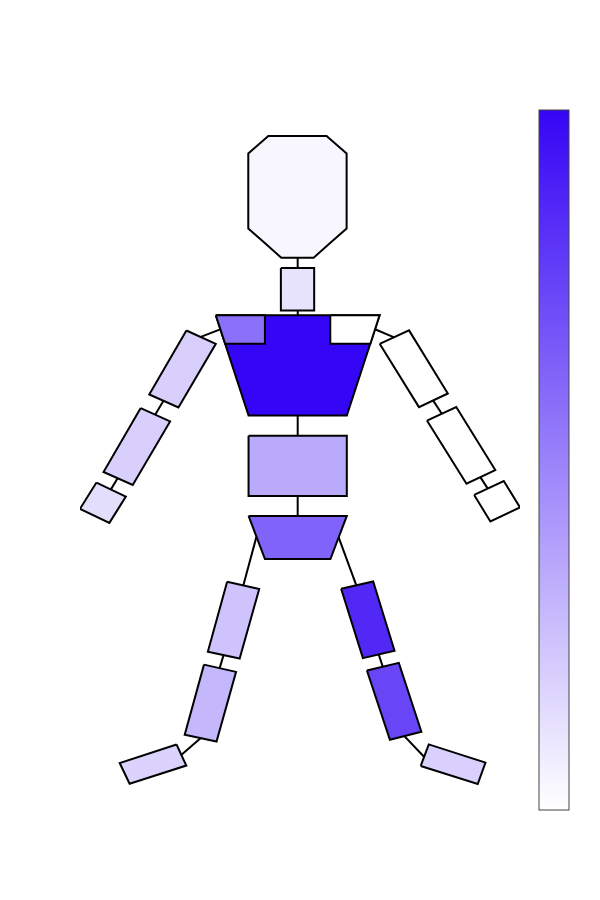
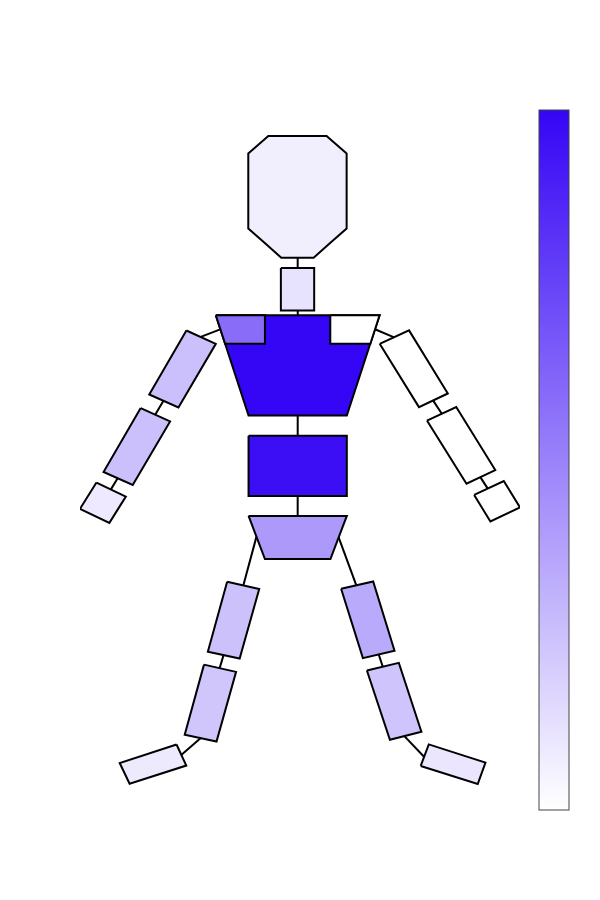

Notebook cell for these charts, in order:
### Code cell
# Color code Plot for Decoder F
print("Body Heatmap for decoder F x-axis")
# Retrieve and reshape data 
coefficientsModel_x = modelF_dict['Coeff'][0]
coefficientsModel_x_reshaped = coefficientsModel_x.reshape(15,3)

# Sum all coefficients across all rotations and positions for each rigid body and normalise
coefficientsModelSumDOF = np.sum(np.abs(coefficientsModel_x_reshaped),1)
coefficientsModelSumDOF = coefficientsModelSumDOF / sum(coefficientsModelSumDOF)

# Create a list with all rigid bodies in skeleton and set rigid bodies that don't have components to 0
coefficients_X = np.zeros((19))
coefficients_X[0:9] = coefficientsModelSumDOF[0:9]
coefficients_X[13:19] = coefficientsModelSumDOF[9:15]

# Normalise so the max value is 1
coefficients_X = coefficients_X/ max(coefficients_X)




# Set location and import body parts ( list of names of bodies that coefficients correspond to)


# Extract shape data from the svg file
elements,points,pathElements,bodyPartMapping = extractShapesFromSVG(location=location,parts=bodyParts)

# Set colours for each coefficient
colours = [get_color_hex(i,white,decoderFColor) for i in coefficients_X]


# Draw the object 
drawObject(points,elements,colours,bodyPartMapping,saveGameLocation+"_bodySchematic_decoderF_xAxis.svg",
           lightColor=whiteColorBar,darkColor=decoderFColorbar)
#print(coefficients_E_X)


# For y axis
print("Body Heatmap for decoder F y-axis")
# Retrieve and reshape data 
coefficientsModel_y = modelF_dict['Coeff'][1]
coefficientsModel_y_reshaped = coefficientsModel_y.reshape(15,3)

# Sum all coefficients across all rotations and positions for each rigid body and normalise
coefficientsModelSumDOF = np.sum(np.abs(coefficientsModel_y_reshaped),1)
coefficientsModelSumDOF = coefficientsModelSumDOF / sum(coefficientsModelSumDOF)

# Create a list with all rigid bodies in skeleton and set rigid bodies that don't have components to 0
coefficients_Y = np.zeros((19))
coefficients_Y[0:9] = coefficientsModelSumDOF[0:9]
coefficients_Y[13:19] = coefficientsModelSumDOF[9:15]

# Normalise so the max value is 1
coefficients_Y = coefficients_Y/ max(coefficients_Y)


# Set location and import body parts ( list of names of bodies that coefficients correspond to)


# Extract shape data from the svg file
elements,points,pathElements,bodyPartMapping = extractShapesFromSVG(location=location,parts=bodyParts)

# Set colours for each coefficient
colours = [get_color_hex(i,white,decoderFColor) for i in coefficients_Y]


# Draw the object 
drawObject(points,elements,colours,bodyPartMapping,saveGameLocation+"_bodySchematic_decoderF_yAxis.svg",
lightColor=whiteColorBar,darkColor=decoderFColorbar)
#print(coefficients_E_X)

### Figure 1 — Plotly figure (JSON) as saved in the notebook; plotly's stock layout.template omitted (floating-point values rounded to 4 significant figures)
{"data": [{"hoverinfo": "none", "marker": {"cmax": 1, "cmin": 0, "colorbar": {"tickvals": [], "title": {"text": ""}}, "colorscale": [[0, "rgb(255, 255, 255)"], [1, "rgb(53,5,245)"]]}, "mode": "markers", "type": "scatter", "x": [null], "y": [null]}, {"fill": "toself", "fillcolor": "#000000", "line": {"color": "#000000", "width": 2}, "mode": "lines", "type": "scatter", "x": [107.5, 110.5, 112.8], "y": [-167.4, -176.5, -184.0]}, {"fill": "toself", "fillcolor": "#e8e3fd", "line": {"color": "#000000", "width": 2}, "mode": "lines", "type": "scatter", "x": [89.87, 100.0, 100.0, 89.87, 89.87], "y": [-73.58, -73.58, -88.36, -88.36, -73.58]}, {"fill": "toself", "fillcolor": "#d8cffd", "line": {"color": "#000000", "width": 2}, "mode": "lines", "type": "scatter", "x": [61.03, 70, 58.59, 49.68, 61.03], "y": [-95.35, -100, -122.2, -117.6, -95.35]}, {"fill": "toself", "fillcolor": "#ffffff", "line": {"color": "#000000", "width": 2}, "mode": "lines", "type": "scatter", "x": [120.0, 129.0, 140.8, 132.0, 120.0], "y": [-99.98, -95.29, -117.3, -122.0, -99.98]}, {"fill": "toself", "fillcolor": "#d8cffd", "line": {"color": "#000000", "width": 2}, "mode": "lines", "type": "scatter", "x": [47.07, 56.05, 44.64, 35.73, 47.07], "y": [-122.4, -127.0, -149.2, -144.7, -122.4]}, {"fill": "toself", "fillcolor": "#ffffff", "line": {"color": "#000000", "width": 2}, "mode": "lines", "type": "scatter", "x": [134.5, 143.4, 155.3, 146.5, 134.5], "y": [-126.7, -122.0, -144.0, -148.8, -126.7]}, {"fill": "toself", "fillcolor": "#baaafb", "line": {"color": "#000000", "width": 2}, "mode": "lines", "type": "scatter", "x": [80, 110, 110, 80, 80], "y": [-132, -132, -153, -153, -132]}, {"fill": "toself", "fillcolor": "#000000", "line": {"color": "#000000", "width": 2}, "mode": "lines", "type": "scatter", "x": [65.41, 71.35, 71.35], "y": [-97.57, -94.95, -94.95]}, {"fill": "toself", "fillcolor": "#000000", "line": {"color": "#000000", "width": 2}, "mode": "lines", "type": "scatter", "x": [124.4, 118.6, 118.6], "y": [-97.73, -94.9, -94.9]}, {"fill": "toself", "fillcolor": "#8063f8", "line": {"color": "#000000", "width": 2}, "mode": "lines", "type": "scatter", "x": [80, 85, 105, 110, 80], "y": [-160, -175, -175, -160, -160]}, {"fill": "toself", "fillcolor": "#000000", "line": {"color": "#000000", "width": 2}, "mode": "lines", "type": "scatter", "x": [40.08, 38.92, 37.97], "y": [-146.8, -149.0, -150.7]}, {"fill": "toself", "fillcolor": "#000000", "line": {"color": "#000000", "width": 2}, "mode": "lines", "type": "scatter", "x": [150.7, 152.0, 153.0], "y": [-146.4, -148.6, -150.4]}, {"fill": "toself", "fillcolor": "#000000", "line": {"color": "#000000", "width": 2}, "mode": "lines", "type": "scatter", "x": [95.0, 95.0], "y": [-69.88, -73.68]}, {"fill": "toself", "fillcolor": "#000000", "line": {"color": "#000000", "width": 2}, "mode": "lines", "type": "scatter", "x": [95.01, 95.01], "y": [-88.37, -90.09]}, {"fill": "toself", "fillcolor": "#000000", "line": {"color": "#000000", "width": 2}, "mode": "lines", "type": "scatter", "x": [95.0, 95.0], "y": [-124.7, -132.1]}, {"fill": "toself", "fillcolor": "#000000", "line": {"color": "#000000", "width": 2}, "mode": "lines", "type": "scatter", "x": [136.3, 137.8, 139.0], "y": [-119.6, -122.2, -124.3]}, {"fill": "toself", "fillcolor": "#000000", "line": {"color": "#000000", "width": 2}, "mode": "lines", "type": "scatter", "x": [95.0, 95.0], "y": [-153.0, -160.0]}, {"fill": "toself", "fillcolor": "#000000", "line": {"color": "#000000", "width": 2}, "mode": "lines", "type": "scatter", "x": [54.07, 52.68, 51.54], "y": [-119.8, -122.4, -124.6]}, {"fill": "toself", "fillcolor": "#5128f6", "line": {"color": "#000000", "width": 2}, "mode": "lines", "type": "scatter", "x": [108.3, 118.0, 124.6, 114.9, 108.3], "y": [-185.4, -182.8, -207.0, -209.6, -185.4]}, {"fill": "toself", "fillcolor": "#6845f7", "line": {"color": "#000000", "width": 2}, "mode": "lines", "type": "scatter", "x": [116.1, 125.9, 132.8, 123.2, 116.1], "y": [-213.9, -211.2, -235.3, -238.0, -213.9]}, {"fill": "toself", "fillcolor": "#000000", "line": {"color": "#000000", "width": 2}, "mode": "lines", "type": "scatter", "x": [82.42, 80.22, 78.4], "y": [-167.2, -176.6, -184.2]}, {"fill": "toself", "fillcolor": "#cec3fc", "line": {"color": "#000000", "width": 2}, "mode": "lines", "type": "scatter", "x": [73.46, 83.25, 77.29, 67.58, 73.46], "y": [-182.9, -185.4, -209.7, -207.3, -182.9]}, {"fill": "toself", "fillcolor": "#c5b7fc", "line": {"color": "#000000", "width": 2}, "mode": "lines", "type": "scatter", "x": [66.4, 76.19, 70.22, 60.51, 66.4], "y": [-211.8, -214.4, -238.6, -236.2, -211.8]}, {"fill": "toself", "fillcolor": "#000000", "line": {"color": "#000000", "width": 2}, "mode": "lines", "type": "scatter", "x": [72.41, 71.71, 71.13], "y": [-208.3, -211.0, -213.2]}, {"fill": "toself", "fillcolor": "#000000", "line": {"color": "#000000", "width": 2}, "mode": "lines", "type": "scatter", "x": [119.7, 120.4, 121.0], "y": [-208.1, -210.7, -212.7]}, {"fill": "toself", "fillcolor": "#d9d0fd", "line": {"color": "#000000", "width": 2}, "mode": "lines", "type": "scatter", "x": [132.6, 135.0, 152.3, 150.0, 132.6], "y": [-247.1, -239.6, -246.0, -253.4, -247.1]}, {"fill": "toself", "fillcolor": "#000000", "line": {"color": "#000000", "width": 2}, "mode": "lines", "type": "scatter", "x": [127.6, 130.9, 133.6], "y": [-236.8, -240.7, -244.0]}, {"fill": "toself", "fillcolor": "#dbd3fd", "line": {"color": "#000000", "width": 2}, "mode": "lines", "type": "scatter", "x": [58.02, 60.99, 43.68, 40.66, 58.02], "y": [-239.7, -247.0, -253.3, -246.1, -239.7]}, {"fill": "toself", "fillcolor": "#000000", "line": {"color": "#000000", "width": 2}, "mode": "lines", "type": "scatter", "x": [65.41, 62.13, 59.44], "y": [-237.4, -240.7, -243.3]}, {"fill": "toself", "fillcolor": "#f8f6fe", "line": {"color": "#000000", "width": 2}, "mode": "lines", "type": "scatter", "x": [84.96, 79.92, 79.92, 79.92, 82.98, 86.03, 94.93, 103.8, 106.9, 109.9, 109.9, 109.9, 104.9, 99.87, 94.93, 90.0, 84.96], "y": [-64.86, -59.76, -46.7, -33.64, -30.59, -27.53, -27.53, -27.53, -30.59, -33.64, -46.7, -59.76, -64.86, -69.95, -69.95, -69.95, -64.86]}, {"fill": "toself", "fillcolor": "#e4defd", "line": {"color": "#000000", "width": 2}, "mode": "lines", "type": "scatter", "x": [33.56, 42.53, 37.51, 28.54, 33.56], "y": [-148.3, -153.3, -162.4, -157.5, -148.3]}, {"fill": "toself", "fillcolor": "#3505f5", "line": {"color": "#000000", "width": 2}, "mode": "lines", "type": "scatter", "x": [70, 120, 110, 80, 70], "y": [-90, -90, -125, -125, -90]}, {"fill": "toself", "fillcolor": "#8b70f9", "line": {"color": "#000000", "width": 2}, "mode": "lines", "type": "scatter", "x": [70, 85, 85, 72.85, 70], "y": [-90, -90, -100, -100, -90]}, {"fill": "toself", "fillcolor": "#ffffff", "line": {"color": "#000000", "width": 2}, "mode": "lines", "type": "scatter", "x": [105.0, 120, 117.2, 105.0, 105.0], "y": [-90, -90, -100, -100, -90]}, {"fill": "toself", "fillcolor": "#ffffff", "line": {"color": "#000000", "width": 2}, "mode": "lines", "type": "scatter", "x": [148.9, 157.9, 162.9, 153.8, 148.9], "y": [-152.7, -147.8, -157.0, -161.9, -152.7]}], "layout": {"height": 900, "showlegend": false, "width": 600, "xaxis": {"showgrid": false, "showline": false, "showticklabels": false, "ticks": "", "zeroline": false}, "yaxis": {"showgrid": false, "showline": false, "showticklabels": false, "ticks": "", "zeroline": false}}}

### Figure 2 — Plotly figure (JSON) as saved in the notebook; plotly's stock layout.template omitted (floating-point values rounded to 4 significant figures)
{"data": [{"hoverinfo": "none", "marker": {"cmax": 1, "cmin": 0, "colorbar": {"tickvals": [], "title": {"text": ""}}, "colorscale": [[0, "rgb(255, 255, 255)"], [1, "rgb(53,5,245)"]]}, "mode": "markers", "type": "scatter", "x": [null], "y": [null]}, {"fill": "toself", "fillcolor": "#000000", "line": {"color": "#000000", "width": 2}, "mode": "lines", "type": "scatter", "x": [107.5, 110.5, 112.8], "y": [-167.4, -176.5, -184.0]}, {"fill": "toself", "fillcolor": "#e7e2fd", "line": {"color": "#000000", "width": 2}, "mode": "lines", "type": "scatter", "x": [89.87, 100.0, 100.0, 89.87, 89.87], "y": [-73.58, -73.58, -88.36, -88.36, -73.58]}, {"fill": "toself", "fillcolor": "#ccc0fc", "line": {"color": "#000000", "width": 2}, "mode": "lines", "type": "scatter", "x": [61.03, 70, 58.59, 49.68, 61.03], "y": [-95.35, -100, -122.2, -117.6, -95.35]}, {"fill": "toself", "fillcolor": "#ffffff", "line": {"color": "#000000", "width": 2}, "mode": "lines", "type": "scatter", "x": [120.0, 129.0, 140.8, 132.0, 120.0], "y": [-99.98, -95.29, -117.3, -122.0, -99.98]}, {"fill": "toself", "fillcolor": "#ccc0fc", "line": {"color": "#000000", "width": 2}, "mode": "lines", "type": "scatter", "x": [47.07, 56.05, 44.64, 35.73, 47.07], "y": [-122.4, -127.0, -149.2, -144.7, -122.4]}, {"fill": "toself", "fillcolor": "#ffffff", "line": {"color": "#000000", "width": 2}, "mode": "lines", "type": "scatter", "x": [134.5, 143.4, 155.3, 146.5, 134.5], "y": [-126.7, -122.0, -144.0, -148.8, -126.7]}, {"fill": "toself", "fillcolor": "#3c0ef5", "line": {"color": "#000000", "width": 2}, "mode": "lines", "type": "scatter", "x": [80, 110, 110, 80, 80], "y": [-132, -132, -153, -153, -132]}, {"fill": "toself", "fillcolor": "#000000", "line": {"color": "#000000", "width": 2}, "mode": "lines", "type": "scatter", "x": [65.41, 71.35, 71.35], "y": [-97.57, -94.95, -94.95]}, {"fill": "toself", "fillcolor": "#000000", "line": {"color": "#000000", "width": 2}, "mode": "lines", "type": "scatter", "x": [124.4, 118.6, 118.6], "y": [-97.73, -94.9, -94.9]}, {"fill": "toself", "fillcolor": "#ac99fa", "line": {"color": "#000000", "width": 2}, "mode": "lines", "type": "scatter", "x": [80, 85, 105, 110, 80], "y": [-160, -175, -175, -160, -160]}, {"fill": "toself", "fillcolor": "#000000", "line": {"color": "#000000", "width": 2}, "mode": "lines", "type": "scatter", "x": [40.08, 38.92, 37.97], "y": [-146.8, -149.0, -150.7]}, {"fill": "toself", "fillcolor": "#000000", "line": {"color": "#000000", "width": 2}, "mode": "lines", "type": "scatter", "x": [150.7, 152.0, 153.0], "y": [-146.4, -148.6, -150.4]}, {"fill": "toself", "fillcolor": "#000000", "line": {"color": "#000000", "width": 2}, "mode": "lines", "type": "scatter", "x": [95.0, 95.0], "y": [-69.88, -73.68]}, {"fill": "toself", "fillcolor": "#000000", "line": {"color": "#000000", "width": 2}, "mode": "lines", "type": "scatter", "x": [95.01, 95.01], "y": [-88.37, -90.09]}, {"fill": "toself", "fillcolor": "#000000", "line": {"color": "#000000", "width": 2}, "mode": "lines", "type": "scatter", "x": [95.0, 95.0], "y": [-124.7, -132.1]}, {"fill": "toself", "fillcolor": "#000000", "line": {"color": "#000000", "width": 2}, "mode": "lines", "type": "scatter", "x": [136.3, 137.8, 139.0], "y": [-119.6, -122.2, -124.3]}, {"fill": "toself", "fillcolor": "#000000", "line": {"color": "#000000", "width": 2}, "mode": "lines", "type": "scatter", "x": [95.0, 95.0], "y": [-153.0, -160.0]}, {"fill": "toself", "fillcolor": "#000000", "line": {"color": "#000000", "width": 2}, "mode": "lines", "type": "scatter", "x": [54.07, 52.68, 51.54], "y": [-119.8, -122.4, -124.6]}, {"fill": "toself", "fillcolor": "#baaafb", "line": {"color": "#000000", "width": 2}, "mode": "lines", "type": "scatter", "x": [108.3, 118.0, 124.6, 114.9, 108.3], "y": [-185.4, -182.8, -207.0, -209.6, -185.4]}, {"fill": "toself", "fillcolor": "#d0c4fc", "line": {"color": "#000000", "width": 2}, "mode": "lines", "type": "scatter", "x": [116.1, 125.9, 132.8, 123.2, 116.1], "y": [-213.9, -211.2, -235.3, -238.0, -213.9]}, {"fill": "toself", "fillcolor": "#000000", "line": {"color": "#000000", "width": 2}, "mode": "lines", "type": "scatter", "x": [82.42, 80.22, 78.4], "y": [-167.2, -176.6, -184.2]}, {"fill": "toself", "fillcolor": "#cdc1fc", "line": {"color": "#000000", "width": 2}, "mode": "lines", "type": "scatter", "x": [73.46, 83.25, 77.29, 67.58, 73.46], "y": [-182.9, -185.4, -209.7, -207.3, -182.9]}, {"fill": "toself", "fillcolor": "#d1c6fc", "line": {"color": "#000000", "width": 2}, "mode": "lines", "type": "scatter", "x": [66.4, 76.19, 70.22, 60.51, 66.4], "y": [-211.8, -214.4, -238.6, -236.2, -211.8]}, {"fill": "toself", "fillcolor": "#000000", "line": {"color": "#000000", "width": 2}, "mode": "lines", "type": "scatter", "x": [72.41, 71.71, 71.13], "y": [-208.3, -211.0, -213.2]}, {"fill": "toself", "fillcolor": "#000000", "line": {"color": "#000000", "width": 2}, "mode": "lines", "type": "scatter", "x": [119.7, 120.4, 121.0], "y": [-208.1, -210.7, -212.7]}, {"fill": "toself", "fillcolor": "#ebe6fe", "line": {"color": "#000000", "width": 2}, "mode": "lines", "type": "scatter", "x": [132.6, 135.0, 152.3, 150.0, 132.6], "y": [-247.1, -239.6, -246.0, -253.4, -247.1]}, {"fill": "toself", "fillcolor": "#000000", "line": {"color": "#000000", "width": 2}, "mode": "lines", "type": "scatter", "x": [127.6, 130.9, 133.6], "y": [-236.8, -240.7, -244.0]}, {"fill": "toself", "fillcolor": "#eeeafe", "line": {"color": "#000000", "width": 2}, "mode": "lines", "type": "scatter", "x": [58.02, 60.99, 43.68, 40.66, 58.02], "y": [-239.7, -247.0, -253.3, -246.1, -239.7]}, {"fill": "toself", "fillcolor": "#000000", "line": {"color": "#000000", "width": 2}, "mode": "lines", "type": "scatter", "x": [65.41, 62.13, 59.44], "y": [-237.4, -240.7, -243.3]}, {"fill": "toself", "fillcolor": "#f1eefe", "line": {"color": "#000000", "width": 2}, "mode": "lines", "type": "scatter", "x": [84.96, 79.92, 79.92, 79.92, 82.98, 86.03, 94.93, 103.8, 106.9, 109.9, 109.9, 109.9, 104.9, 99.87, 94.93, 90.0, 84.96], "y": [-64.86, -59.76, -46.7, -33.64, -30.59, -27.53, -27.53, -27.53, -30.59, -33.64, -46.7, -59.76, -64.86, -69.95, -69.95, -69.95, -64.86]}, {"fill": "toself", "fillcolor": "#eee9fe", "line": {"color": "#000000", "width": 2}, "mode": "lines", "type": "scatter", "x": [33.56, 42.53, 37.51, 28.54, 33.56], "y": [-148.3, -153.3, -162.4, -157.5, -148.3]}, {"fill": "toself", "fillcolor": "#3505f5", "line": {"color": "#000000", "width": 2}, "mode": "lines", "type": "scatter", "x": [70, 120, 110, 80, 70], "y": [-90, -90, -125, -125, -90]}, {"fill": "toself", "fillcolor": "#896df9", "line": {"color": "#000000", "width": 2}, "mode": "lines", "type": "scatter", "x": [70, 85, 85, 72.85, 70], "y": [-90, -90, -100, -100, -90]}, {"fill": "toself", "fillcolor": "#ffffff", "line": {"color": "#000000", "width": 2}, "mode": "lines", "type": "scatter", "x": [105.0, 120, 117.2, 105.0, 105.0], "y": [-90, -90, -100, -100, -90]}, {"fill": "toself", "fillcolor": "#ffffff", "line": {"color": "#000000", "width": 2}, "mode": "lines", "type": "scatter", "x": [148.9, 157.9, 162.9, 153.8, 148.9], "y": [-152.7, -147.8, -157.0, -161.9, -152.7]}], "layout": {"height": 900, "showlegend": false, "width": 600, "xaxis": {"showgrid": false, "showline": false, "showticklabels": false, "ticks": "", "zeroline": false}, "yaxis": {"showgrid": false, "showline": false, "showticklabels": false, "ticks": "", "zeroline": false}}}
